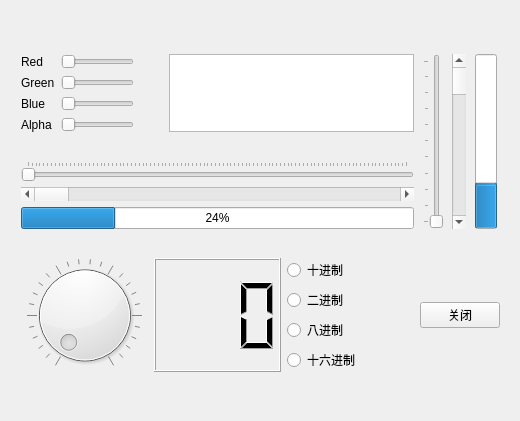
<?xml version="1.0" encoding="UTF-8"?>
<ui version="4.0">
 <class>Widget</class>
 <widget class="QWidget" name="Widget">
  <property name="enabled">
   <bool>true</bool>
  </property>
  <property name="geometry">
   <rect>
    <x>0</x>
    <y>0</y>
    <width>520</width>
    <height>421</height>
   </rect>
  </property>
  <property name="windowTitle">
   <string>数值输入和显示</string>
  </property>
  <widget class="QWidget" name="">
   <property name="geometry">
    <rect>
     <x>10</x>
     <y>20</y>
     <width>501</width>
     <height>386</height>
    </rect>
   </property>
   <layout class="QGridLayout" name="gridLayout_2">
    <item row="2" column="2">
     <layout class="QVBoxLayout" name="verticalLayout_2">
      <item>
       <widget class="QRadioButton" name="radioBtnDec">
        <property name="text">
         <string>十进制</string>
        </property>
       </widget>
      </item>
      <item>
       <widget class="QRadioButton" name="radioBtnBin">
        <property name="text">
         <string>二进制</string>
        </property>
       </widget>
      </item>
      <item>
       <widget class="QRadioButton" name="radioBtnOct">
        <property name="text">
         <string>八进制</string>
        </property>
       </widget>
      </item>
      <item>
       <widget class="QRadioButton" name="radioBtnHex">
        <property name="text">
         <string>十六进制</string>
        </property>
       </widget>
      </item>
     </layout>
    </item>
    <item row="0" column="0" colspan="3">
     <layout class="QGridLayout" name="gridLayout_3">
      <item row="2" column="0">
       <widget class="QLabel" name="label_3">
        <property name="text">
         <string>Blue</string>
        </property>
       </widget>
      </item>
      <item row="1" column="1">
       <widget class="QSlider" name="SliderGreen">
        <property name="maximum">
         <number>255</number>
        </property>
        <property name="orientation">
         <enum>Qt::Horizontal</enum>
        </property>
       </widget>
      </item>
      <item row="2" column="1">
       <widget class="QSlider" name="SliderBlue">
        <property name="maximum">
         <number>255</number>
        </property>
        <property name="orientation">
         <enum>Qt::Horizontal</enum>
        </property>
       </widget>
      </item>
      <item row="0" column="0">
       <widget class="QLabel" name="label">
        <property name="text">
         <string>Red</string>
        </property>
       </widget>
      </item>
      <item row="0" column="1">
       <widget class="QSlider" name="SliderRed">
        <property name="maximum">
         <number>255</number>
        </property>
        <property name="orientation">
         <enum>Qt::Horizontal</enum>
        </property>
       </widget>
      </item>
      <item row="1" column="0">
       <widget class="QLabel" name="label_2">
        <property name="text">
         <string>Green</string>
        </property>
       </widget>
      </item>
      <item row="3" column="0">
       <widget class="QLabel" name="label_4">
        <property name="text">
         <string>Alpha</string>
        </property>
       </widget>
      </item>
      <item row="3" column="1">
       <widget class="QSlider" name="SliderAlpha">
        <property name="maximum">
         <number>255</number>
        </property>
        <property name="orientation">
         <enum>Qt::Horizontal</enum>
        </property>
       </widget>
      </item>
      <item row="0" column="2" rowspan="4">
       <spacer name="horizontalSpacer">
        <property name="orientation">
         <enum>Qt::Horizontal</enum>
        </property>
        <property name="sizeHint" stdset="0">
         <size>
          <width>40</width>
          <height>20</height>
         </size>
        </property>
       </spacer>
      </item>
      <item row="0" column="3" rowspan="4">
       <widget class="QTextEdit" name="textEdit"/>
      </item>
     </layout>
    </item>
    <item row="0" column="3" rowspan="2">
     <layout class="QHBoxLayout" name="horizontalLayout">
      <item>
       <widget class="QSlider" name="verticalSlider">
        <property name="orientation">
         <enum>Qt::Vertical</enum>
        </property>
        <property name="tickPosition">
         <enum>QSlider::TicksAbove</enum>
        </property>
       </widget>
      </item>
      <item>
       <widget class="QScrollBar" name="verticalScrollBar">
        <property name="orientation">
         <enum>Qt::Vertical</enum>
        </property>
       </widget>
      </item>
      <item>
       <widget class="QProgressBar" name="progressBar_2">
        <property name="value">
         <number>24</number>
        </property>
        <property name="orientation">
         <enum>Qt::Vertical</enum>
        </property>
       </widget>
      </item>
     </layout>
    </item>
    <item row="2" column="3">
     <widget class="QPushButton" name="pushButton">
      <property name="text">
       <string>关闭</string>
      </property>
     </widget>
    </item>
    <item row="1" column="0" colspan="3">
     <layout class="QVBoxLayout" name="verticalLayout">
      <item>
       <widget class="QSlider" name="horizontalSlider_5">
        <property name="orientation">
         <enum>Qt::Horizontal</enum>
        </property>
        <property name="tickPosition">
         <enum>QSlider::TicksAbove</enum>
        </property>
       </widget>
      </item>
      <item>
       <widget class="QScrollBar" name="horizontalScrollBar">
        <property name="orientation">
         <enum>Qt::Horizontal</enum>
        </property>
       </widget>
      </item>
      <item>
       <widget class="QProgressBar" name="progressBar">
        <property name="value">
         <number>24</number>
        </property>
       </widget>
      </item>
     </layout>
    </item>
    <item row="2" column="0">
     <layout class="QHBoxLayout" name="horizontalLayout_2">
      <item>
       <widget class="QDial" name="dial">
        <property name="notchTarget">
         <double>3.700000000000000</double>
        </property>
        <property name="notchesVisible">
         <bool>true</bool>
        </property>
       </widget>
      </item>
     </layout>
    </item>
    <item row="2" column="1">
     <widget class="QLCDNumber" name="LCDDisplay">
      <property name="smallDecimalPoint">
       <bool>false</bool>
      </property>
      <property name="digitCount">
       <number>3</number>
      </property>
     </widget>
    </item>
   </layout>
  </widget>
  <zorder>formLayoutWidget</zorder>
  <zorder>verticalScrollBar</zorder>
  <zorder>verticalSlider</zorder>
  <zorder>progressBar</zorder>
  <zorder>horizontalScrollBar</zorder>
  <zorder>horizontalSlider_5</zorder>
  <zorder>dial</zorder>
  <zorder>LCDDisplay</zorder>
  <zorder>radioBtnDec</zorder>
  <zorder>radioBtnBin</zorder>
  <zorder>radioBtnOct</zorder>
  <zorder>radioBtnHex</zorder>
  <zorder>verticalSlider</zorder>
  <zorder></zorder>
 </widget>
 <layoutdefault spacing="6" margin="11"/>
 <resources/>
 <connections>
  <connection>
   <sender>pushButton</sender>
   <signal>clicked()</signal>
   <receiver>Widget</receiver>
   <slot>close()</slot>
   <hints>
    <hint type="sourcelabel">
     <x>464</x>
     <y>347</y>
    </hint>
    <hint type="destinationlabel">
     <x>475</x>
     <y>430</y>
    </hint>
   </hints>
  </connection>
 </connections>
</ui>
